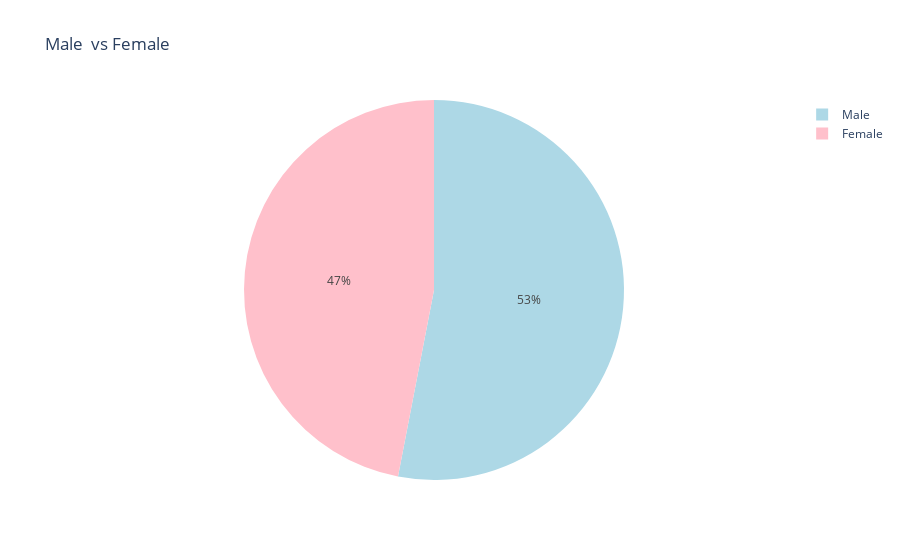

The notebook cell this image was saved under:
### Code cell
#Male vs Female
Male=vaccine_df['Male(Individuals Vaccinated)'].sum()
Female=vaccine_df['Female(Individuals Vaccinated)'].sum()
fig = px.pie(names=['Male','Female'],values=[Male,Female],title="Male  vs Female",color_discrete_sequence= ['#ADD8E6', '#FFC0CB']  )

fig.show()

### Figure 1 — Plotly figure (JSON) as saved in the notebook; plotly's stock layout.template omitted (floating-point values rounded to 4 significant figures)
{"data": [{"domain": {"x": [0, 1], "y": [0, 1]}, "hovertemplate": "label=%{label}<br>value=%{value}<extra></extra>", "labels": ["Male", "Female"], "legendgroup": "", "name": "", "showlegend": true, "type": "pie", "values": [7138698858, 6321628736]}], "layout": {"legend": {"tracegroupgap": 0}, "piecolorway": ["#ADD8E6", "#FFC0CB"], "title": {"text": "Male  vs Female"}}}
